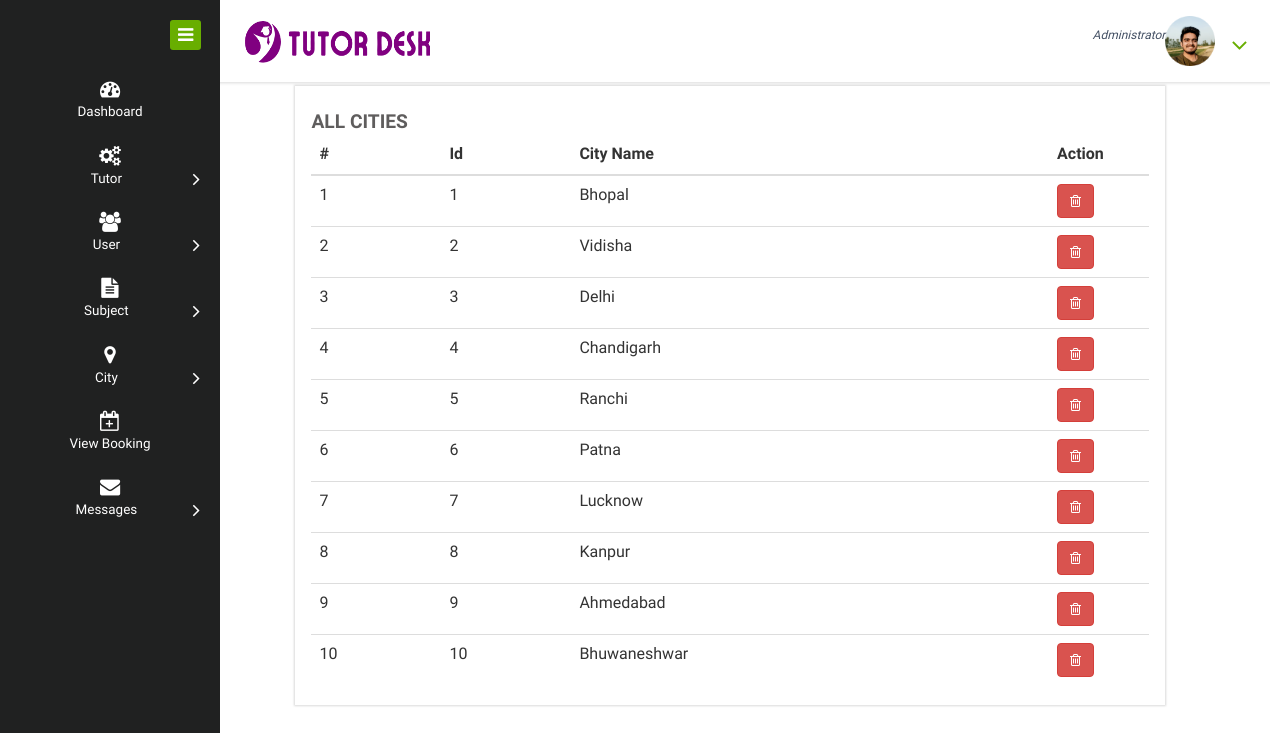
The page /view_city on the database as committed earlier.
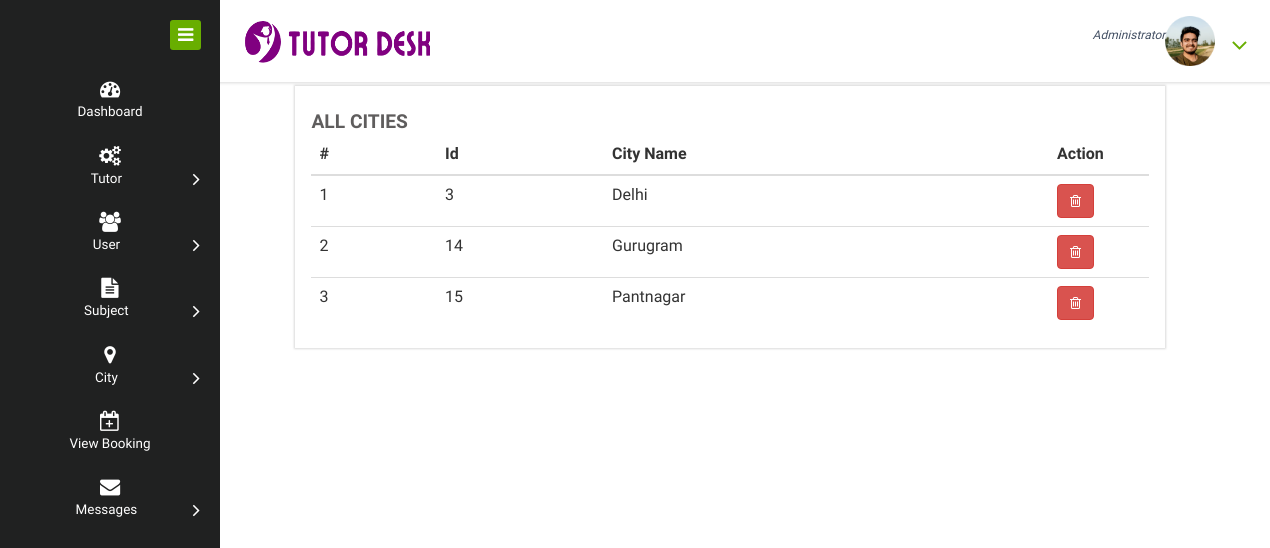
The same page on the database as committed later.
### home_service/models.py (models this page shows, shortened)
class City(models.Model):
    city = models.CharField(max_length=30, null=True)

### home_service/views.py (the view)
# urls.py: path('view_city',View_City,name="view_city"),
def View_City(request):
    dic = notification()
    ser = City.objects.all()
    d = {'ser':ser,'new': dic['new'], 'count': dic['count']}
    return render(request,'view_city.html',d)

### home_service/views.py (called while the page is built)
def notification():
    status = Status.objects.get(status='pending')
    new = Service_Man.objects.filter(status=status)
    count=0
    for i in new:
        count+=1
    d = {'count':count,'new':new}
    return d

### home_service/templates/view_city.html
{% extends 'admin_navigation.html' %}
{% load static %}
{% block body %}
<div>
  <div class="col-md-1"></div>
  <div class="col-md-10 chit-chat-layer1-left">
    <div class="work-progres" style="margin-bottom: 30px;">
      <div class="chit-chat-heading">
        All Cities
      </div>
      <div class="table-responsive">
        <table class="table table-hover">
          <thead>
            <tr>
              <th>#</th>
              <th>Id</th>
              <th>City Name</th>
              <th>Action</th>
            </tr>
          </thead>
          <tbody>
            {% for i in ser %}
            <tr>
              <td>{{forloop.counter}}</td>
              <td>{{i.id}}</td>
              <td>{{i.city}}</td>
              <td style="width:100px">
                <a href="{% url 'delete_city' i.id %}"><button class="btn btn-danger"
                    onclick="return confirm('Are you sure?')"><i class="fa fa-trash-o"></i></button></a></td>
            </tr>
            {% endfor %}
          </tbody>
        </table>
      </div>
    </div>
  </div>
  <div class="col-md-1"></div>
</div>
{% endblock %}

Rows that differ between the two databases and show on the page:
removed City: id "1", city "Bhopal"
removed City: id "2", city "Vidisha"
removed City: id "4", city "Chandigarh"
removed City: id "5", city "Ranchi"
removed City: id "6", city "Patna"
removed City: id "7", city "Lucknow"
removed City: id "8", city "Kanpur"
removed City: id "9", city "Ahmedabad"
removed City: id "10", city "Bhuwaneshwar"
added City: id "14", city "Gurugram"
added City: id "15", city "Pantnagar"
